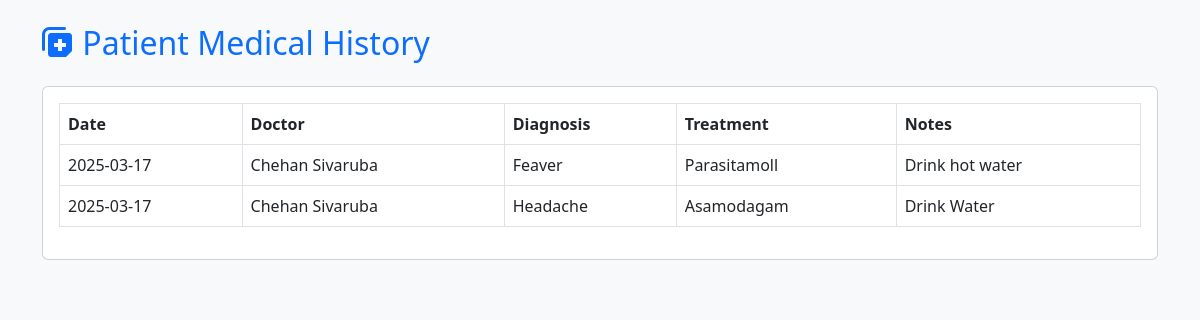
Screenshot of /doctor/view_medical_history.php?patient_id=8 (signed in) with the database file from the repository.
### tables this page shows
CREATE TABLE medical_records (
                id INTEGER PRIMARY KEY AUTOINCREMENT,
                patient_id INTEGER NOT NULL,
                doctor_id INTEGER NOT NULL,
                diagnosis TEXT,
                prescription TEXT,
                notes TEXT,
                visit_date DATE NOT NULL,
                created_at DATETIME DEFAULT CURRENT_TIMESTAMP,
                FOREIGN KEY (patient_id) REFERENCES users(id) ON DELETE CASCADE,
                FOREIGN KEY (doctor_id) REFERENCES users(id) ON DELETE CASCADE
            );

CREATE TABLE users (
                id INTEGER PRIMARY KEY AUTOINCREMENT,
                username TEXT UNIQUE NOT NULL,
                password TEXT NOT NULL,
                email TEXT UNIQUE NOT NULL,
                first_name TEXT NOT NULL,
                last_name TEXT,
                phone TEXT,
                user_type TEXT NOT NULL CHECK(user_type IN ("admin", "doctor", "patient", "staff")),
                specialization TEXT,
                last_login DATETIME,
                created_at DATETIME DEFAULT CURRENT_TIMESTAMP
            , consultation_fee DECIMAL(10,2) DEFAULT 0.00);

### doctor/view_medical_history.php (the view, shortened to what this page needs)
<?php
$db = getDBConnection();
$patient_id = isset($_GET['patient_id']) ? intval($_GET['patient_id']) : 0;
$stmt = $db->prepare('
    SELECT
        mr.*,
        d.first_name as doctor_first_name,
        d.last_name as doctor_last_name
    FROM medical_records mr
    JOIN users d ON mr.doctor_id = d.id
    WHERE mr.patient_id = :patient_id
    ORDER BY mr.visit_date DESC
');
$stmt->bindValue(':patient_id', $patient_id, SQLITE3_INTEGER);
$result = $stmt->execute();
$medical_history = [];
while ($row = $result->fetchArray(SQLITE3_ASSOC)) {
    $medical_history[] = $row;
}
?>
<!DOCTYPE html>
<html>
<head>
    <link href="https://cdn.jsdelivr.net/npm/bootstrap@5.3.0/dist/css/bootstrap.min.css" rel="stylesheet">
    <link href="https://cdnjs.cloudflare.com/ajax/libs/font-awesome/6.0.0/css/all.min.css" rel="stylesheet">
</head>
<body class="bg-light">
    <div class="container py-4">
        <h2 class="text-primary"><i class="fas fa-notes-medical"></i> Patient Medical History</h2>
        <div class="card mt-4">
            <div class="card-body">
                <?php if (empty($medical_history)): ?>
                    <p class="text-muted">No medical history found for this patient.</p>
                <?php else: ?>
                    <table class="table table-bordered">
                        <thead>
                            <tr>
                                <th>Date</th>
                                <th>Doctor</th>
                                <th>Diagnosis</th>
                                <th>Treatment</th>
                                <th>Notes</th>
                            </tr>
                        </thead>
                        <tbody>
                            <?php foreach ($medical_history as $entry): ?>
                                <tr>
                                    <td><?php echo htmlspecialchars($entry['visit_date']); ?></td>
                                    <td><?php echo htmlspecialchars($entry['doctor_first_name'] . ' ' . $entry['doctor_last_name']); ?></td>
                                    <td><?php echo htmlspecialchars($entry['diagnosis']); ?></td>
                                    <td><?php echo htmlspecialchars($entry['prescription']); ?></td>
                                    <td><?php echo htmlspecialchars($entry['notes']); ?></td>
                                </tr>
                            <?php endforeach; ?>
                        </tbody>
                    </table>
                <?php endif; ?>
            </div>
        </div>
    </div>
</body>
</html>

### rows the page displays
medical_records: visit_date "2025-03-17", doctor.last_name "Chehan Sivaruba", diagnosis "Feaver", prescription "Parasitamoll", notes "Drink hot water"
medical_records: visit_date "2025-03-17", doctor.last_name "Chehan Sivaruba", diagnosis "Headache", prescription "Asamodagam", notes "Drink Water"
